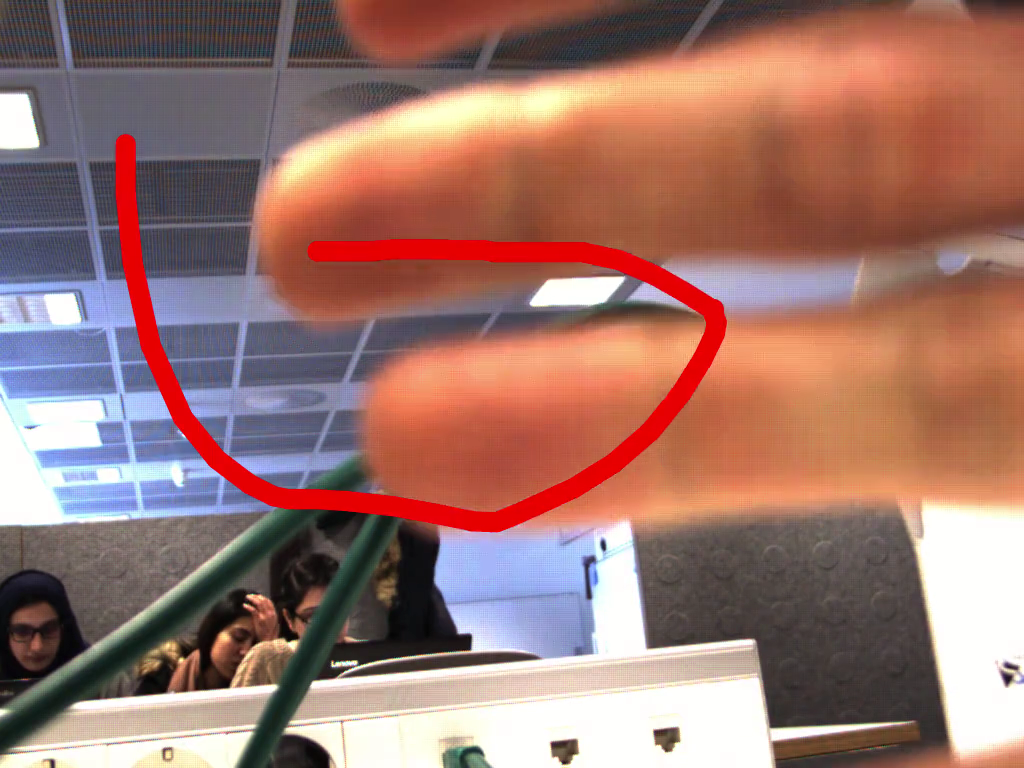
#> input picture frame 6 of TRIMMEDtest15.mp4, 1024 x 768 px, given in place of video.avi, which was not available
$ python LesVideo.py
#> lines starting #> are read from the running program, lines starting #| are printed output that depends on the picture
import cv2
import numpy as np
import os
from glob import glob

img_mask = "C:\\Users\\Mathias\\AppData\\Local\\Programs\\Python\\Python36-32\\a.png"
capture = cv2.VideoCapture("video.avi")

def asd(object):
    image_path = img_mask
    print(object)
    print(image_path)
    im = cv2.imread(image_path, cv2.IMREAD_GRAYSCALE)
    retval, threshold = cv2.threshold(im, 200, 255, cv2.THRESH_BINARY_INV)

    params = cv2.SimpleBlobDetector_Params()

    params.minThreshold = 100;
    params.maxThreshold = 260;

    params.filterByColor = False
    params.blobColor = 255 #høgt tall er hvitt, små tall er mørkt

    params.filterByArea = True
    params.minArea = 30 #Sette størrelsen på piksel til stjerne
    params.maxArea = 4000

    params.filterByCircularity = False #Disse må være med, blir satt standard til true
    params.filterByConvexity = False
    params.filterByInertia = False

    detector = cv2.SimpleBlobDetector_create(params)
    keypoints = detector.detect(threshold)
    if  not keypoints:
        print("Tom")
        return 0
    else:
        print("detekt")

        im_with = cv2.drawKeypoints(threshold, keypoints, np.array([]), (0,0,255), cv2.DRAW_MATCHES_FLAGS_DRAW_RICH_KEYPOINTS)
        #cv2.imshow("DETEKSJON", im_with)
        cv2.waitKey(0)
        cv2.destroyAllWindows()
        return 1


while(True):
    ret, frame = capture.read()
#> frame is the input picture: shape (768, 1024, 3); mean B, G, R 109.9, 117.8, 157.4

    gray = cv2.cvtColor(frame, cv2.COLOR_BGR2GRAY)
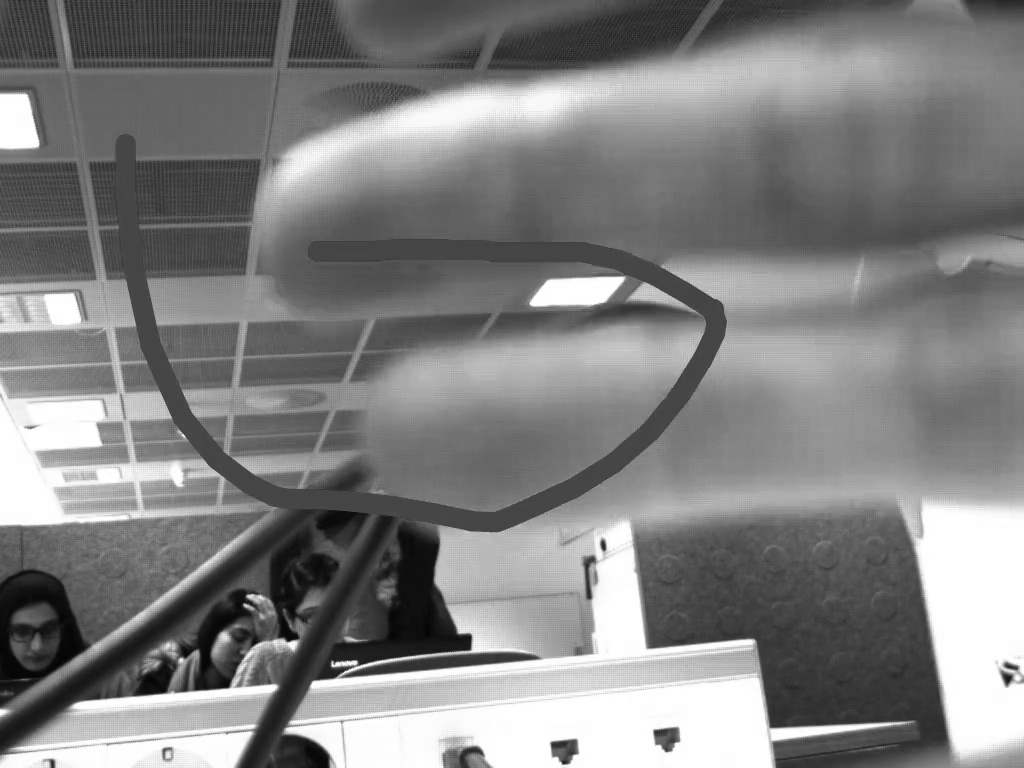
#> gray: shape (768, 1024); min 2, max 255, mean 128.8

    #cv2.imshow("frame", gray)
    if cv2.waitKey(1) & 0xFF == ord("q"):
#> (key q is pressed here)
        break
    cv2.imwrite('a.png', gray)
    print(gray)
    print(asd("C:\\Users\\Mathias\\AppData\\Local\\Programs\\Python\\Python36-32\\a.png"))
    #os.system("rm a.png")
   # os.popen('Del /F C:\\Users\\Mathias\\AppData\\Local\\Programs\\Python\\Python36-32\\a.png')
    cv2.waitKey(0)

capture.release()
cv2.destroyAllWindows()

$ run again, starting later in the video
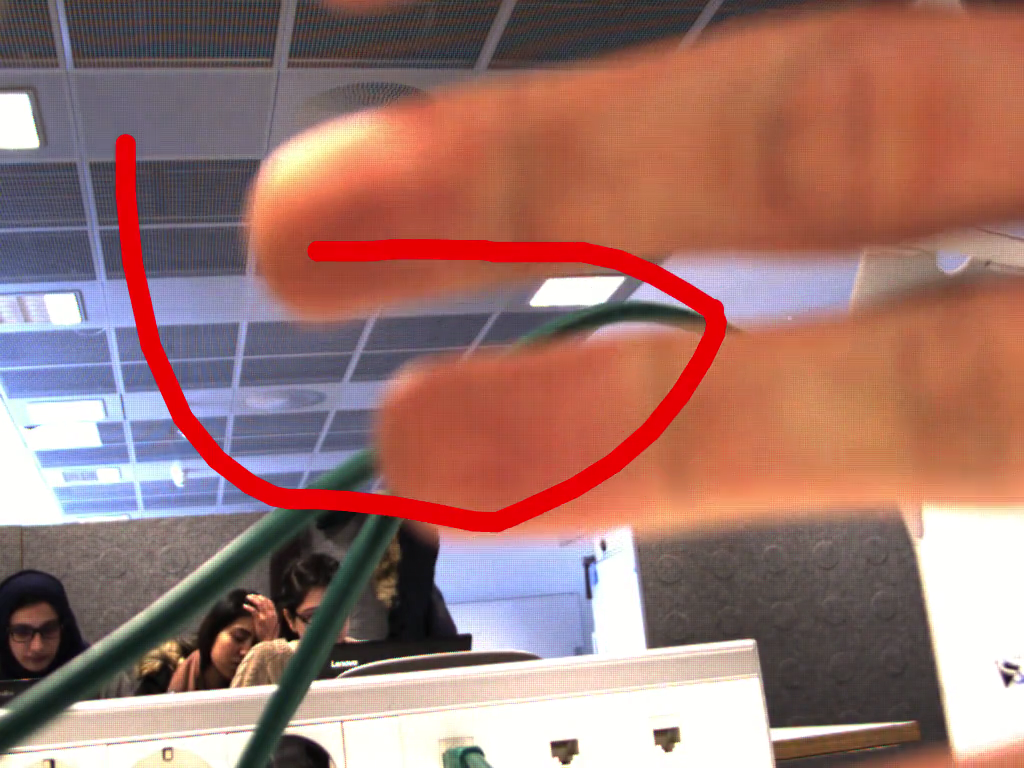
#> input picture frame 27 of TRIMMEDtest15.mp4, 1024 x 768 px, given in place of video.avi, which was not available
#> frame is the input picture: shape (768, 1024, 3); mean B, G, R 111.2, 117.6, 158.3
#> `gray = cv2.cvtColor(frame, cv2.COLOR_BGR2GRAY)`:
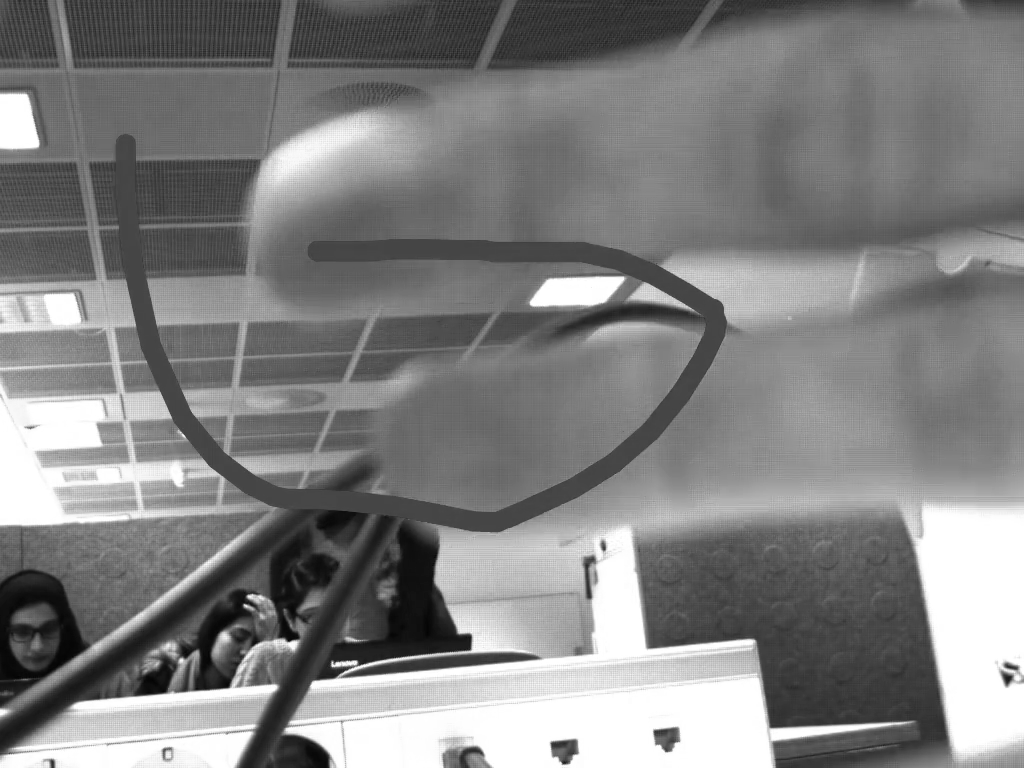
#> gray: shape (768, 1024); min 3, max 255, mean 129

$ run again, starting later in the video
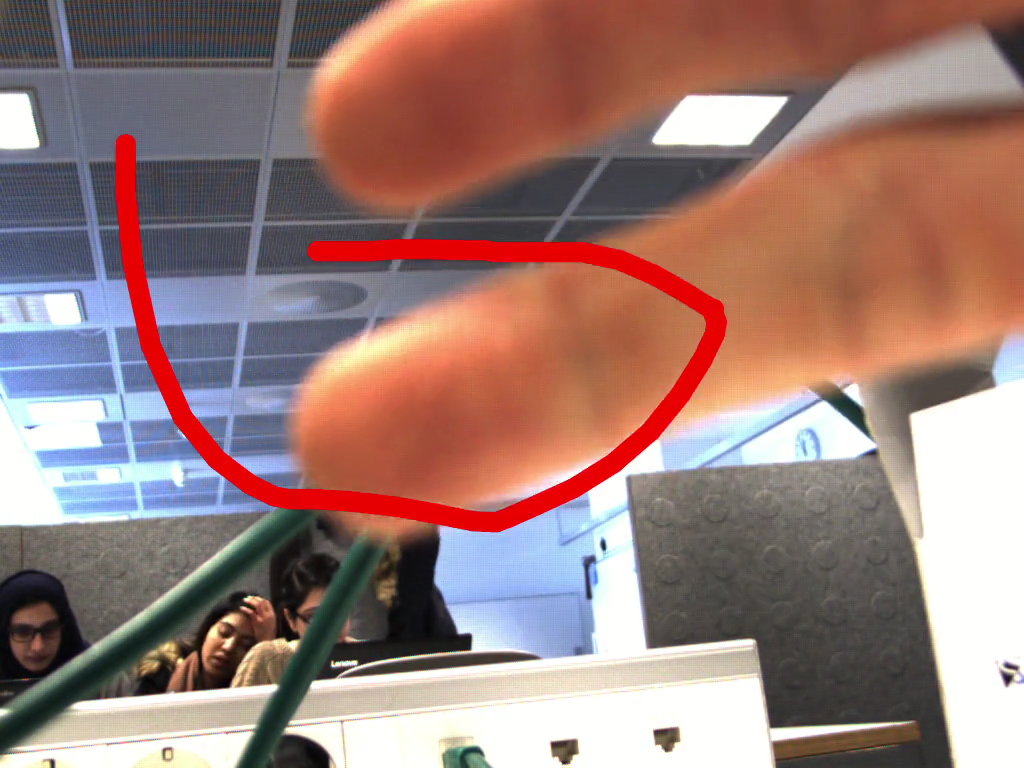
#> input picture frame 48 of TRIMMEDtest15.mp4, 1024 x 768 px, given in place of video.avi, which was not available
#> frame is the input picture: shape (768, 1024, 3); mean B, G, R 120, 125, 155.2
#> `gray = cv2.cvtColor(frame, cv2.COLOR_BGR2GRAY)`:
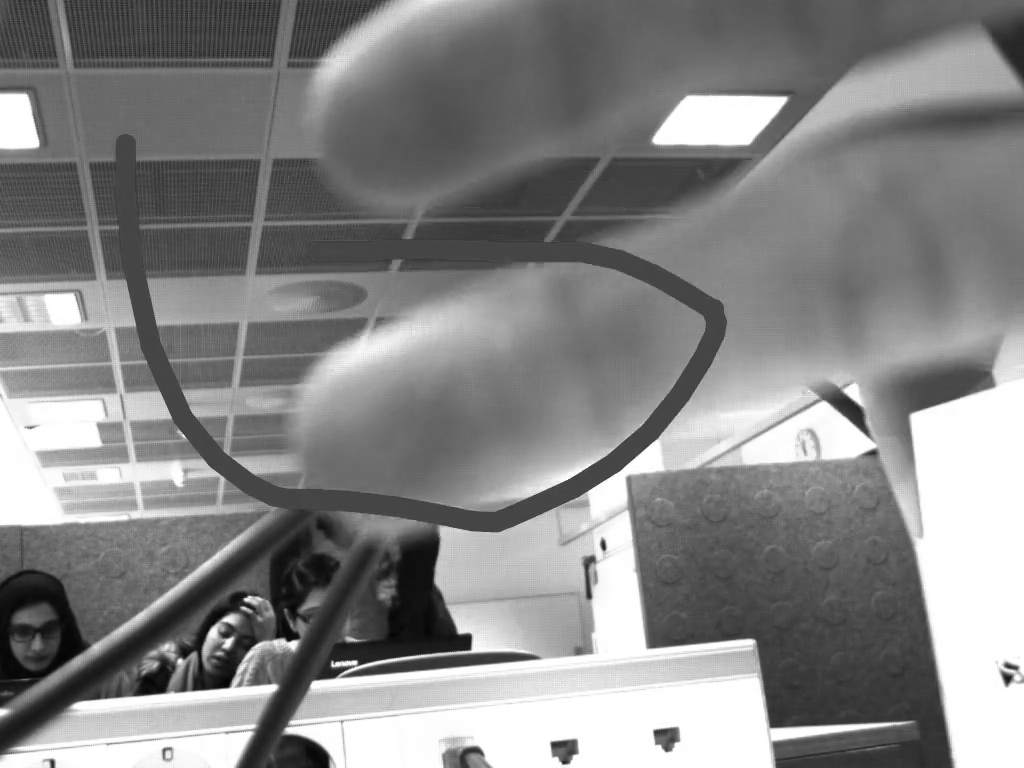
#> gray: shape (768, 1024); min 3, max 255, mean 133.5
